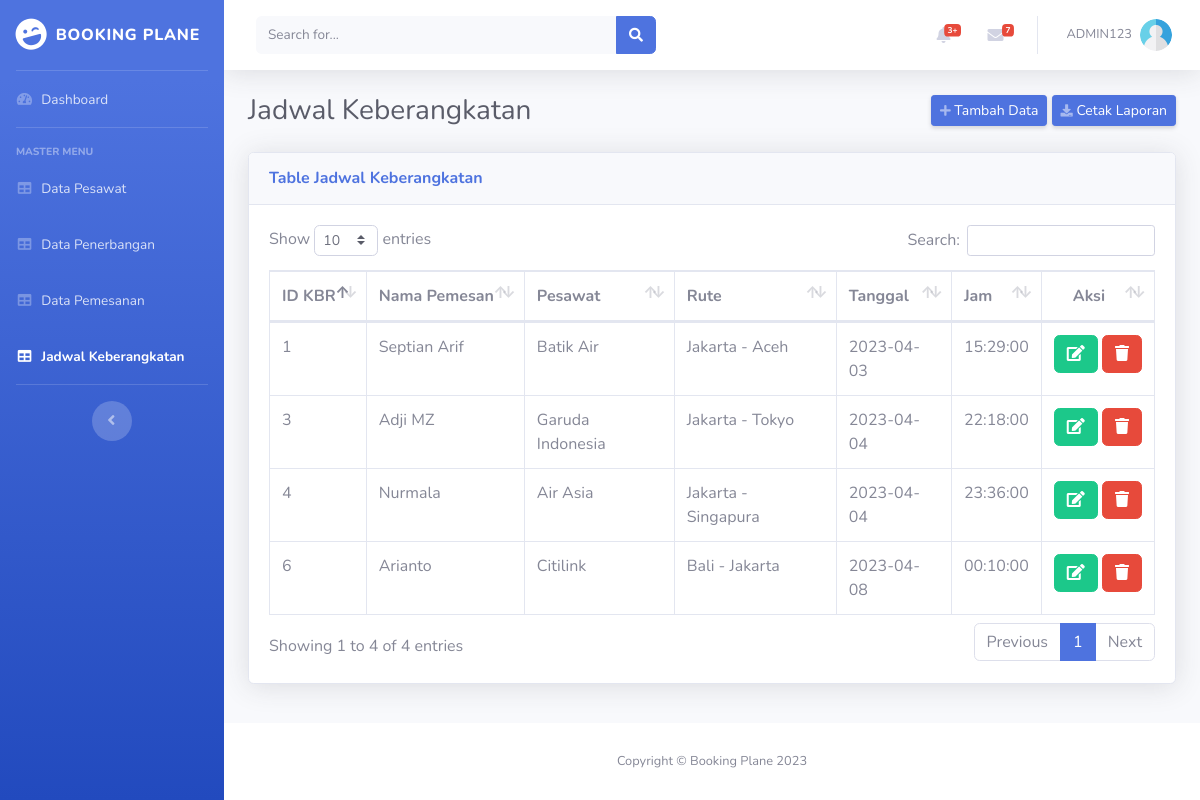
Screenshot of /public/jadwal (signed in) with the database file from the repository.
### tables this page shows
CREATE TABLE `jadwal_keberangkatan` (
  `ID_KBR` int(30) NOT NULL,
  `ID_pemesan` int(20) NOT NULL,
  `KD_Pesawat` int(25) NOT NULL,
  `Rute_penerbangan` varchar(50) NOT NULL,
  `Tgl_keberangkatan` date NOT NULL,
  `Jam_keberangkatan` time NOT NULL
);

CREATE TABLE `data_pemesan` (
  `ID_pemesan` int(20) NOT NULL,
  `Nama_pemesan` varchar(100) NOT NULL,
  `Alamat_pemesan` varchar(100) NOT NULL,
  `KD_Penerbangan` int(25) NOT NULL,
  `Jumlah_tiket` int(30) NOT NULL
);

CREATE TABLE `data_pesawat` (
  `KD_Pesawat` int(25) NOT NULL,
  `Nama_Pesawat` varchar(100) NOT NULL,
  `Jenis_Pesawat` varchar(100) NOT NULL,
  `Jumlah_Unit` int(50) NOT NULL
);

### mvcapp/config/Controller.php (called while the page is built, shortened)
<?php
	class Controller {
		function views($path, $data = []) {
			require_once '../mvcapp/views/'. $path .'.php';
		}
		function models($path) {
			return new $path;
		}
	}
?>

### mvcapp/controllers/jadwal.php (called while the page is built, shortened)
<?php
	class Jadwal extends Controller {
		function index() {
			$data['title'] = 'Jadwal Keberangkatan';
			$data['jadwal'] = $this->models('jadwal_model')->getDataJadwal();
			$this->views('jadwal/jadwal_keberangkatan', $data);
		}
	}
?>

### mvcapp/config/Routing.php (called while the page is built, shortened)
<?php
	class Routing {
		protected $method = 'index';
		protected $parameter = [];
		function __construct() {
			$this->controller = new $this->controller;
			call_user_func_array([$this->controller, $this->method], $this->parameter);
		}
	}
?>

### public/index.php (called while the page is built, shortened)
<?php
    $route = new Routing();
?>

### mvcapp/config/Database.php (called while the page is built, shortened)
<?php
	class Database {
		protected $host = HOST_SERVER;
		protected $user = HOST_USER;
		protected $pass = HOST_PASS;
		protected $db	= HOST_DB;
		protected $conection;
		protected $statment;
		function __construct() {
			$db_connect = 'mysql:host='. $this->host .';dbname='. $this->db;
			$optimasi = [
				PDO::ATTR_PERSISTENT => true,
				PDO::ATTR_ERRMODE => PDO::ERRMODE_EXCEPTION
			];
			try {
				$this->conection = new PDO($db_connect, $this->user, $this->pass, $optimasi);
			}
			catch(PDOException $e) {
				die($e->getMessage());
			}
		}
		function query($sql) {
			$this->statment = $this->conection->prepare($sql);
		}
		function execution() {
			$this->statment->execute();
		}
		function resultAll() {
			$this->execution();
			return $this->statment->fetchAll(PDO::FETCH_ASSOC);
		}
	}
?>

### mvcapp/models/jadwal_model.php (called while the page is built, shortened)
<?php
	class Jadwal_model {
		private $table1 = 'jadwal_keberangkatan';
		private $table2 = 'data_pemesan';
		private $table3 = 'data_pesawat';
		private $db_conn;
		function __construct() {
			$this->db_conn = new Database;
		}
		function getDataJadwal() {
			$query = "SELECT * FROM $this->table1, $this->table2, $this->table3 WHERE
			$this->table1.ID_pemesan = $this->table2.ID_pemesan AND
			$this->table1.KD_Pesawat = $this->table3.KD_Pesawat";
			$this->db_conn->query($query);
			return $this->db_conn->resultAll();
		}
	}
?>

### mvcapp/views/jadwal/jadwal_keberangkatan.php (the view, shortened to what this page needs)
<body id="page-top">
    <div id="wrapper">
        <ul class="navbar-nav bg-gradient-primary sidebar sidebar-dark accordion" id="accordionSidebar">
            <a class="sidebar-brand d-flex align-items-center justify-content-center" href="<?= URL_UTAMA; ?>">
                <div class="sidebar-brand-icon rotate-n-15">
                    <i class="fas fa-laugh-wink"></i>
                </div>
                <div class="sidebar-brand-text mx-2 text-nowrap">Booking Plane</div>
            </a>
            <hr class="sidebar-divider my-0">
            <li class="nav-item">
                <a class="nav-link" href="<?= URL_UTAMA; ?>">
                    <i class="fas fa-fw fa-tachometer-alt"></i>
                    <span>Dashboard</span></a>
            </li>
            <hr class="sidebar-divider">
            <div class="sidebar-heading">
                Master Menu
            </div>
            <li class="nav-item">
                <a class="nav-link" href="<?= URL_UTAMA; ?>/pesawat">
                    <i class="fas fa-fw fa-table"></i>
                    <span>Data Pesawat</span></a>
            </li>
            <li class="nav-item">
                <a class="nav-link" href="<?= URL_UTAMA; ?>/penerbangan">
                    <i class="fas fa-fw fa-table"></i>
                    <span>Data Penerbangan</span></a>
            </li>
            <li class="nav-item">
                <a class="nav-link" href="<?= URL_UTAMA; ?>/pemesanan">
                    <i class="fas fa-fw fa-table"></i>
                    <span>Data Pemesanan</span></a>
            </li>
            <li class="nav-item active">
                <a class="nav-link" href="<?= URL_UTAMA; ?>/jadwal">
                    <i class="fas fa-fw fa-table"></i>
                    <span>Jadwal Keberangkatan</span></a>
            </li>
            <hr class="sidebar-divider d-none d-md-block">
            <div class="text-center d-none d-md-inline">
                <button class="rounded-circle border-0" id="sidebarToggle"></button>
            </div>
        </ul>
        <div id="content-wrapper" class="d-flex flex-column">
            <div id="content">
                <nav class="navbar navbar-expand navbar-light bg-white topbar mb-4 static-top shadow">
                    <form
                        class="d-none d-sm-inline-block form-inline mr-auto ml-md-3 my-2 my-md-0 mw-100 navbar-search">
                        <div class="input-group">
                            <input type="text" class="form-control bg-light border-0 small" placeholder="Search for..."
                                aria-label="Search" aria-describedby="basic-addon2">
                            <div class="input-group-append">
                                <button class="btn btn-primary" type="button">
                                    <i class="fas fa-search fa-sm"></i>
                                </button>
                            </div>
                        </div>
                    </form>
                    <ul class="navbar-nav ml-auto">
                        <li class="nav-item dropdown no-arrow mx-1">
                            <a class="nav-link dropdown-toggle" href="#" id="alertsDropdown" role="button"
                                data-toggle="dropdown" aria-haspopup="true" aria-expanded="false">
                                <i class="fas fa-bell fa-fw"></i>
                                <span class="badge badge-danger badge-counter">3+</span>
                            </a>
                        </li>
                        <li class="nav-item dropdown no-arrow mx-1">
                            <a class="nav-link dropdown-toggle" href="#" id="messagesDropdown" role="button"
                                data-toggle="dropdown" aria-haspopup="true" aria-expanded="false">
                                <i class="fas fa-envelope fa-fw"></i>
                                <span class="badge badge-danger badge-counter">7</span>
                            </a>
                        </li>
                        <li class="nav-item dropdown no-arrow">
                            <a class="nav-link dropdown-toggle" href="#" id="userDropdown" role="button"
                                data-toggle="dropdown" aria-haspopup="true" aria-expanded="false">
                                <span class="mr-2 d-none d-lg-inline text-gray-600 small"><?= $_SESSION['user']; ?></span>
                                <img class="img-profile rounded-circle"
                                    src="<?= URL_UTAMA; ?>/img/user.png" title="<?= $_SESSION['user']; ?>" alt="<?= $_SESSION['user']; ?>">
                            </a>
                        </li>
                    </ul>
                </nav>
                <div class="container-fluid">
                    <div class="d-sm-flex align-items-center justify-content-between mb-4">
                        <h1 class="h3 mb-0 text-gray-800">Jadwal Keberangkatan</h1>
                        <div class="opsi">
                            <a href="<?= URL_UTAMA; ?>/jadwal/tambah_data" class="d-sm-inline-block btn btn-sm btn-primary shadow-sm">
                                <i class="fas fa-plus fa-sm text-white-50"></i> Tambah Data</a>
                            <a href="<?= URL_UTAMA; ?>/jadwal/Cetak_Data_Jadwal" class="d-sm-inline-block btn btn-sm btn-primary shadow-sm" target="_blank">
                                <i class="fas fa-download fa-sm text-white-50"></i> Cetak Laporan</a>
                        </div>
                    </div>
                    <div class="card shadow mb-4">
                        <div class="card-header py-3">
                            <h6 class="m-0 font-weight-bold text-primary">Table Jadwal Keberangkatan</h6>
                        </div>
                        <div class="card-body">
                            <div class="table-responsive">
                                <table class="table table-bordered table-hover" id="dataTable" width="100%" cellspacing="0">
                                    <thead>
                                        <tr>
                                            <th nowrap="nowrap">ID KBR</th>
                                            <th nowrap="nowrap">Nama Pemesan</th>
                                            <th nowrap="nowrap">Pesawat</th>
                                            <th nowrap="nowrap">Rute</th>
                                            <th nowrap="nowrap">Tanggal</th>
                                            <th nowrap="nowrap">Jam</th>
                                            <th nowrap="nowrap" class="text-center">Aksi</th>
                                        </tr>
                                    </thead>
                                    <tbody>
                                        <?php foreach ($data['jadwal'] as $res) : ?>
                                            <tr>
                                                <td><?= $res['ID_KBR']; ?></td>
                                                <td><?= $res['Nama_pemesan']; ?></td>
                                                <td><?= $res['Nama_Pesawat']; ?></td>
                                                <td><?= $res['Rute_penerbangan']; ?></td>
                                                <td><?= $res['Tgl_keberangkatan']; ?></td>
                                                <td><?= $res['Jam_keberangkatan']; ?></td>
                                                <td nowrap="nowrap" class="text-center">
                                                    <a href="<?= URL_UTAMA; ?>/jadwal/edit_data/<?= $res['ID_KBR']; ?>" class="btn btn-success btn-square" title="Edit">
                                                        <i class="fas fa-edit"></i>
                                                    </a>
                                                    <a href="#" class="btn btn-danger btn-square" data-toggle="modal" data-target="#deleteModal" title="Hapus">
                                                        <i class="fas fa-trash"></i>
                                                    </a>
                                                </td>
                                            </tr>
                                        <?php endforeach; ?>
                                    </tbody>
                                </table>
                            </div>
                        </div>
                    </div>
                </div>
            </div>
            <footer class="sticky-footer bg-white">
                <div class="container my-auto">
                    <div class="copyright text-center my-auto">
                        <span>Copyright &copy; Booking Plane 2023</span>
                    </div>
                </div>
            </footer>
        </div>
    </div>

### rows the page displays
jadwal_keberangkatan: ID_KBR "1", ID_pemesan.Nama_pemesan "Septian Arif", KD_Pesawat.Nama_Pesawat "Batik Air", Rute_penerbangan "Jakarta - Aceh", Tgl_keberangkatan "2023-04-03", Jam_keberangkatan "15:29:00"
jadwal_keberangkatan: ID_KBR "3", ID_pemesan.Nama_pemesan "Adji MZ", KD_Pesawat.Nama_Pesawat "Garuda Indonesia", Rute_penerbangan "Jakarta - Tokyo", Tgl_keberangkatan "2023-04-04", Jam_keberangkatan "22:18:00"
jadwal_keberangkatan: ID_KBR "4", ID_pemesan.Nama_pemesan "Nurmala", KD_Pesawat.Nama_Pesawat "Air Asia", Rute_penerbangan "Jakarta - Singapura", Tgl_keberangkatan "2023-04-04", Jam_keberangkatan "23:36:00"
jadwal_keberangkatan: ID_KBR "6", ID_pemesan.Nama_pemesan "Arianto", KD_Pesawat.Nama_Pesawat "Citilink", Rute_penerbangan "Bali - Jakarta", Tgl_keberangkatan "2023-04-08", Jam_keberangkatan "00:10:00"

### other values shown
$_SESSION['user'] "ADMIN123"
